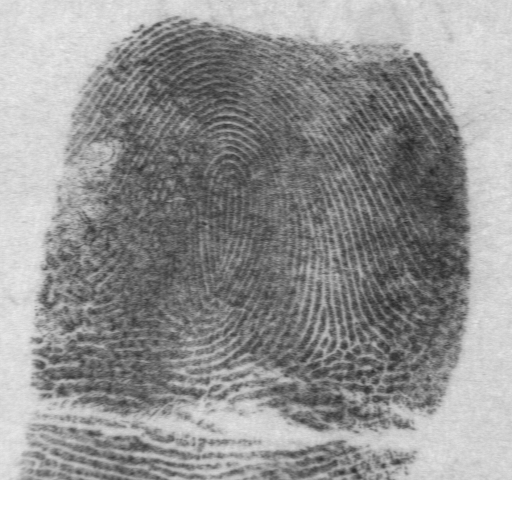
#> input picture test_imgs/f0090_10.png, 512 x 512 px
$ python -i minuta_features.py   (imports and definitions only)
#> lines starting #> are read from the running program, lines starting #| are printed output that depends on the picture; after the words box and inside, x2 and y2 are one past the last pixel; in counts of white or black regions, pixels touching at a corner belong together
import cv2
import numpy as np
from sklearn.metrics import pairwise_distances
from skimage.morphology import skeletonize
import os
import random

# minutiae features extraction
def extract_minutiae_points(image_path):
    # extract ridge endings and bifurcations from the skeletonized fingerprint image

    # make sure file exists
#> called with image_path = 'test_imgs/f0090_10.png'
    if not os.path.exists(image_path):
        print(f"File not found: {image_path}")
        return None

    img = cv2.imread(image_path, cv2.IMREAD_GRAYSCALE)
#> img is the input picture: shape (512, 512); min 38, max 255, mean 152.2
    if img is None:
        print(f"Unable to load image: {image_path}")
        return None

    # preprosccing the image
    blurred = cv2.GaussianBlur(img, (5, 5), 0)
    _, binary = cv2.threshold(blurred, 127, 255, cv2.THRESH_BINARY_INV)
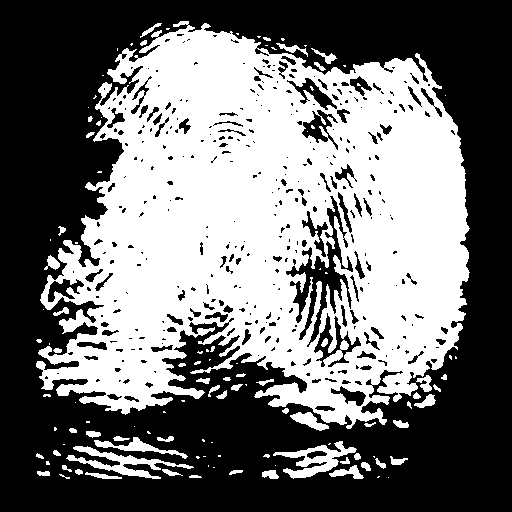
#> binary: shape (512, 512); 45.2% white; 116 white regions (58 under 20 px), largest, box (x1, y1, x2, y2) and area: (36, 21, 470, 429) 111859, (66, 446, 194, 479) 1193, (273, 441, 357, 479) 1154
    skeleton = skeletonize(binary > 0)
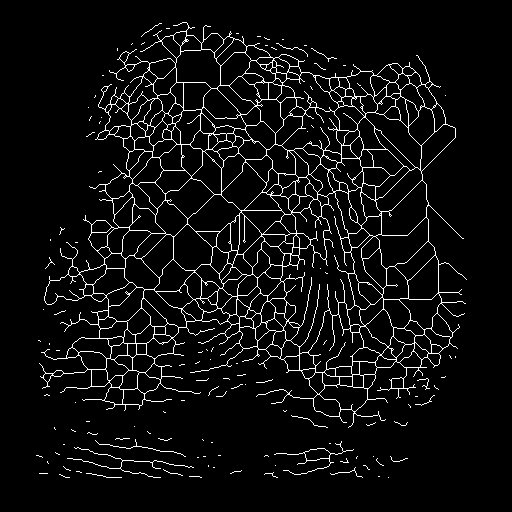
#> skeleton: shape (512, 512) bool; 5.6% white in thin lines or dots, all inside (x1, y1, x2, y2) = (36, 22, 467, 478)

    minutiae_points = []
    rows, cols = skeleton.shape
#> rows = 512; cols = 512

    # extract the minutiae points
    for i in range(1, rows - 1):
        for j in range(1, cols - 1):
            if skeleton[i, j]:
                neighborhood = skeleton[i-1:i+2, j-1:j+2]
                count = np.sum(neighborhood)

                if count == 2:  # Ridge ending
                    minutiae_points.append((i, j))
                elif count == 4:  # Bifurcation
                    minutiae_points.append((i, j))
#> after the loop, minutiae_points = 2681 pairs, first value 23 to 477, second value 36 to 466

    print(f"Extracted {len(minutiae_points)} minutiae from {image_path}")
#| Extracted 2681 minutiae from test_imgs/f0090_10.png
    return np.array(minutiae_points)

#minutiae similarity calculation
# [118 lines left out: functions calculate_minutiae_similarity, simulate_impostor_pairs, calculate_statistics, main, not called in this run]


# [2 lines not run here, left out]


"""


Cited
(chatgpt was used as a resource for writing this code)

OpenAI. ChatGPT (November 2024 Version). OpenAI, 2024, https://chat.openai.com/.

Prompts used included:
- Explain how to extract minutiae points and use featured based implementation
- Explain preprocessing fingerprint images and how to implement it
- Explain feature matching and imposter usage and implementation
- best way to implement FAR and FRR (avg, minm max) and EER statistics
- Explain FAR and FRR statitstics and how to improve data collection and statiscitcs
- Describe thresholds and best methods


"""

>>> result = extract_minutiae_points('test_imgs/f0090_10.png')
#> result has the same summary as minutiae_points in extract_minutiae_points

$ run again, on test_imgs/f0098_07.png
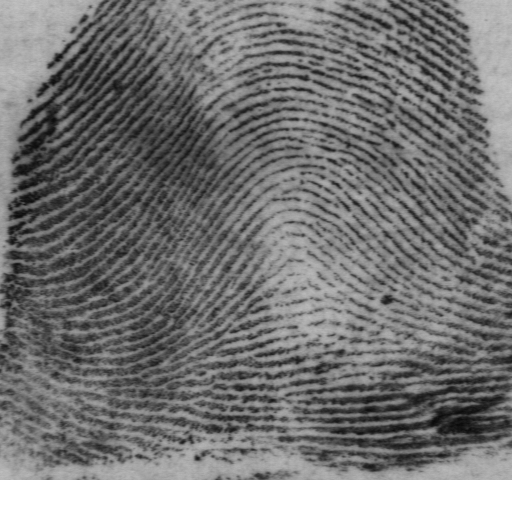
#> input picture test_imgs/f0098_07.png, 512 x 512 px
#> in extract_minutiae_points, img is the input picture: shape (512, 512); min 9, max 255, mean 118.5
#> in extract_minutiae_points, `_, binary = cv2.threshold(blurred, 127, 255, cv2.THRESH_BINARY_INV)`:
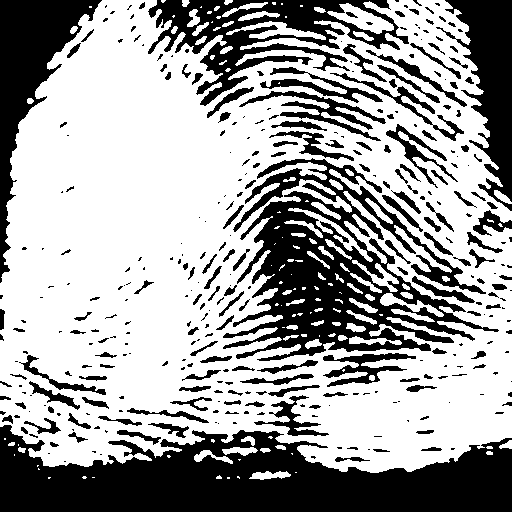
#> binary: shape (512, 512); 63.1% white; 351 black regions (197 under 20 px), largest, box (x1, y1, x2, y2) and area: (0, 425, 512, 512) 29343, (223, 158, 499, 361) 21129, (148, 0, 409, 106) 9465
#> in extract_minutiae_points, `skeleton = skeletonize(binary > 0)`:
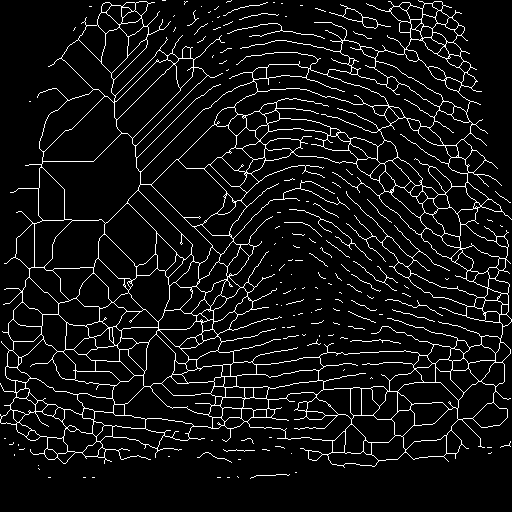
#> skeleton: shape (512, 512) bool; 7.1% white in thin lines or dots
#> after the loop in extract_minutiae_points, `for i in range(1, rows - 1):`: minutiae_points = 2646 pairs, first value 1 to 478, second value 1 to 510
#| Extracted 2646 minutiae from test_imgs/f0098_07.png
#> result has the same summary as minutiae_points in extract_minutiae_points

$ run again, on test_imgs/f0183_02.png
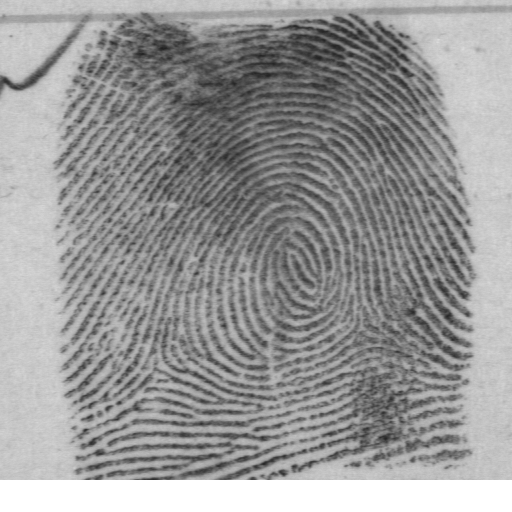
#> input picture test_imgs/f0183_02.png, 512 x 512 px
#> in extract_minutiae_points, img is the input picture: shape (512, 512); min 33, max 255, mean 152
#> in extract_minutiae_points, `_, binary = cv2.threshold(blurred, 127, 255, cv2.THRESH_BINARY_INV)`:
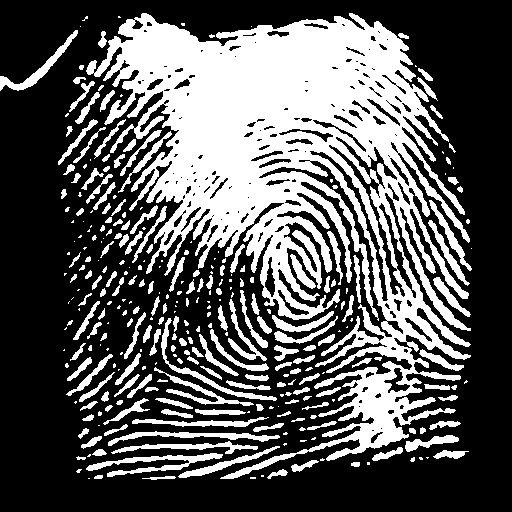
#> binary: shape (512, 512); 35.3% white; 318 white regions (135 under 20 px), largest, box (x1, y1, x2, y2) and area: (86, 13, 471, 479) 68526, (86, 453, 223, 477) 1016, (108, 431, 280, 446) 789
#> in extract_minutiae_points, `skeleton = skeletonize(binary > 0)`:
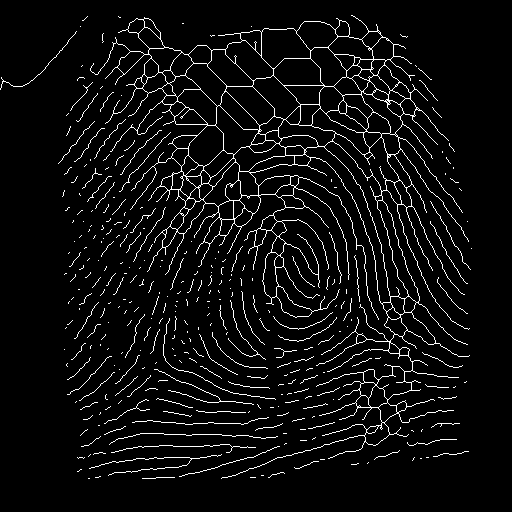
#> skeleton: shape (512, 512) bool; 5.3% white in thin lines or dots, all inside (x1, y1, x2, y2) = (0, 15, 472, 479)
#> after the loop in extract_minutiae_points, `for i in range(1, rows - 1):`: minutiae_points = 1785 pairs, first value 15 to 478, second value 1 to 470
#| Extracted 1785 minutiae from test_imgs/f0183_02.png
#> result has the same summary as minutiae_points in extract_minutiae_points

$ run again, on test_imgs/f0250_10.png
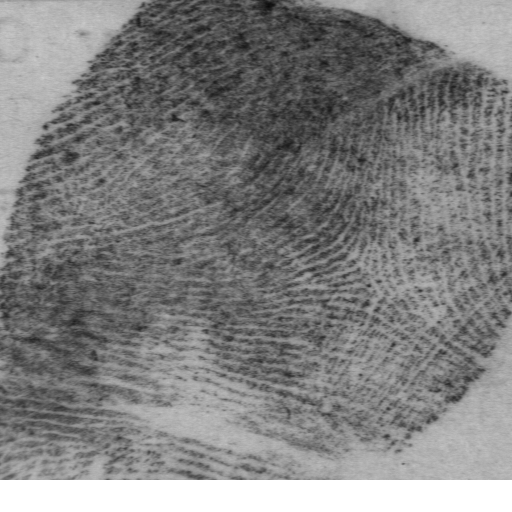
#> input picture test_imgs/f0250_10.png, 512 x 512 px
#> in extract_minutiae_points, img is the input picture: shape (512, 512); min 10, max 255, mean 127.7
#> in extract_minutiae_points, `_, binary = cv2.threshold(blurred, 127, 255, cv2.THRESH_BINARY_INV)`:
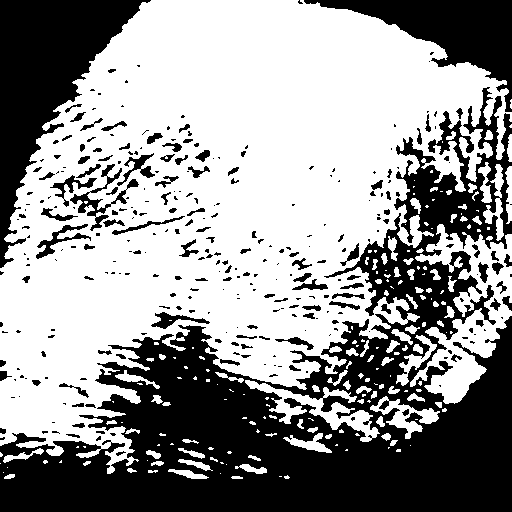
#> binary: shape (512, 512); 58.5% white; 314 black regions (194 under 20 px), largest, box (x1, y1, x2, y2) and area: (0, 87, 512, 512) 76333, (0, 0, 151, 268) 15032, (304, 0, 512, 112) 7975
#> in extract_minutiae_points, `skeleton = skeletonize(binary > 0)`:
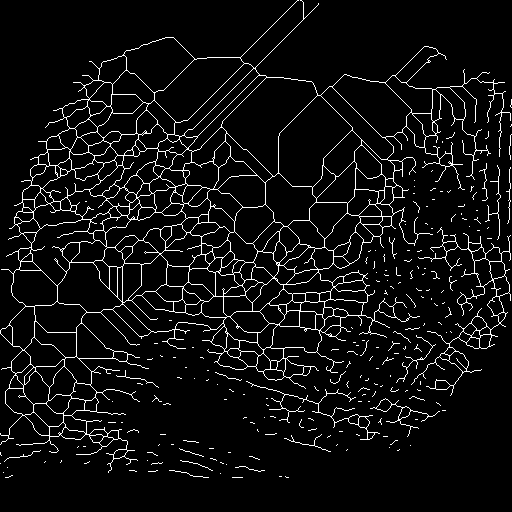
#> skeleton: shape (512, 512) bool; 6% white in thin lines or dots
#> after the loop in extract_minutiae_points, `for i in range(1, rows - 1):`: minutiae_points = 2801 pairs, first value 3 to 477, second value 1 to 510
#| Extracted 2801 minutiae from test_imgs/f0250_10.png
#> result has the same summary as minutiae_points in extract_minutiae_points
